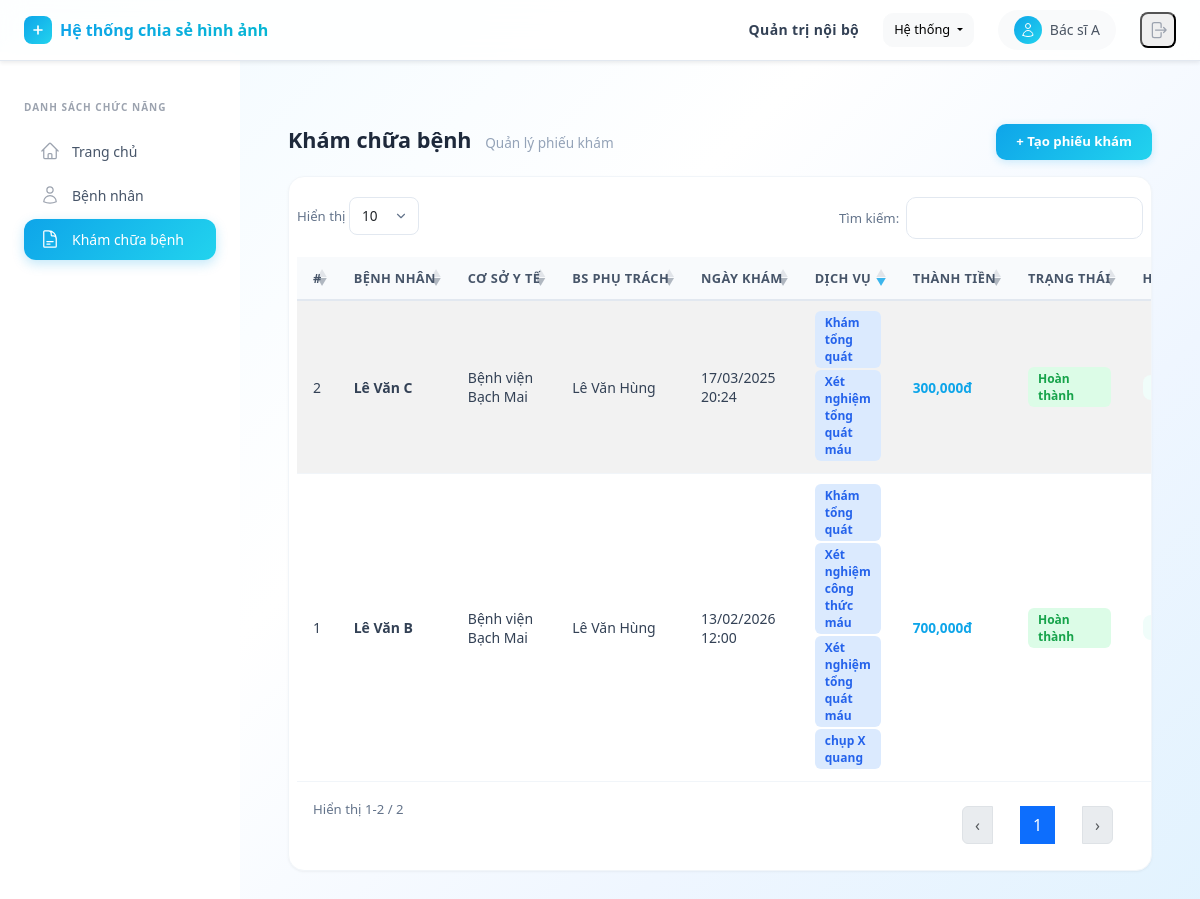
The app's page /examinations/ (signed in) with its own data.
### api/models.py (models this page shows, shortened)
class User(AbstractUser):
    code = models.CharField(max_length=50, unique=True)
    facility = models.ForeignKey(MedicalFacility, on_delete=models.CASCADE, related_name="users", null=True, blank=True)
    name = models.CharField(max_length=255)
    role = models.ForeignKey(Role, on_delete=models.SET_NULL, null=True, blank=True, related_name='users')
    patient = models.OneToOneField('Patient', on_delete=models.SET_NULL, null=True, blank=True, related_name='user')
    created_at = models.DateTimeField(auto_now_add=True)
    updated_at = models.DateTimeField(auto_now=True)
    @property
    def role_code(self):
        return self.role.code if self.role else None
    def has_perm_code(self, perm_code):
        if self.role:
            return self.role.permissions.filter(code=perm_code).exists()
        return False

class MedicalExamination(models.Model):
    STATUS_CHOICES = [
        ('awaiting_payment', 'Chờ thanh toán'),
        ('pending', 'Chờ khám'),
        ('in_progress', 'Đang khám'),
        ('completed', 'Hoàn thành'),
        ('cancelled', 'Đã hủy'),
    ]
    patient = models.ForeignKey('Patient', on_delete=models.CASCADE, related_name='examinations')
    facility = models.ForeignKey('MedicalFacility', on_delete=models.CASCADE, related_name='examinations')
    doctor = models.ForeignKey('User', on_delete=models.SET_NULL, null=True, blank=True, related_name='examinations')
    examination_date = models.DateTimeField()
    status = models.CharField(max_length=20, choices=STATUS_CHOICES, default='awaiting_payment')
    overall_result = models.TextField(blank=True, null=True)
    notes = models.TextField(blank=True, null=True)
    created_at = models.DateTimeField(auto_now_add=True)
    updated_at = models.DateTimeField(auto_now=True)

class Patient(models.Model):
    IDENTIFIER_CHOICES = [
        ('insurance', 'Số BHYT'),
        ('national_id', 'CMND/CCCD'),
        ('phone', 'Số điện thoại'),
    ]
    identifier_type = models.CharField(max_length=20, choices=IDENTIFIER_CHOICES)
    identifier = models.CharField(max_length=100, unique=True)
    name = models.CharField(max_length=255)
    contact_info = models.TextField(blank=True, null=True)
    gender = models.CharField(max_length=10, choices=[('male', 'Male'), ('female', 'Female'), ('other', 'Other')])
    created_by_facility = models.ForeignKey(MedicalFacility, on_delete=models.SET_NULL, null=True, related_name="patients")
    activity_history = models.JSONField(default=list, blank=True)

class MedicalFacility(models.Model):
    STATUS_CHOICES = [
        ('active', 'Đang hoạt động'),
        ('paused', 'Tạm dừng'),
        ('holiday', 'Nghỉ lễ'),
        ('maintenance', 'Bảo trì'),
        ('closed', 'Ngừng hoạt động'),
    ]
    code = models.CharField(max_length=50, unique=True)
    name = models.CharField(max_length=255)
    address = models.TextField()
    status = models.CharField(max_length=20, choices=STATUS_CHOICES, default='active')
    services = models.ManyToManyField(Service, blank=True, related_name='facilities')

class ExaminationService(models.Model):
    STATUS_CHOICES = [
        ('pending', 'Chờ thực hiện'),
        ('in_progress', 'Đang thực hiện'),
        ('completed', 'Hoàn thành'),
    ]
    examination = models.ForeignKey(MedicalExamination, on_delete=models.CASCADE, related_name='examination_services')
    service = models.ForeignKey('Service', on_delete=models.CASCADE, related_name='examination_services')
    assigned_doctor = models.ForeignKey('User', on_delete=models.SET_NULL, null=True, blank=True, related_name='assigned_examination_services')
    service_time = models.DateTimeField(null=True, blank=True)
    room = models.CharField(max_length=50, blank=True, null=True)
    price = models.DecimalField(max_digits=12, decimal_places=0, default=0)
    result = models.TextField(blank=True, null=True)
    status = models.CharField(max_length=20, choices=STATUS_CHOICES, default='pending')
    notes = models.TextField(blank=True, null=True)

class Service(models.Model):
    SERVICE_TYPE_CHOICES = [
        ('kham_benh', 'Khám bệnh'),
        ('xet_nghiem', 'Xét nghiệm'),
        ('chan_doan_hinh_anh', 'Chẩn đoán hình ảnh'),
        ('phau_thuat', 'Phẫu thuật'),
        ('noi_khoa', 'Nội khoa'),
        ('ngoai_khoa', 'Ngoại khoa'),
        ('san_phu_khoa', 'Sản phụ khoa'),
        ('nhi_khoa', 'Nhi khoa'),
        ('rang_ham_mat', 'Răng hàm mặt'),
        ('mat', 'Mắt'),
        ('tai_mui_hong', 'Tai mũi họng'),
        ('phuc_hoi_chuc_nang', 'Phục hồi chức năng'),
        ('khac', 'Khác'),
    ]
    code = models.CharField(max_length=50, unique=True)
    name = models.CharField(max_length=255)
    service_type = models.CharField(max_length=50, choices=SERVICE_TYPE_CHOICES, default='khac')
    price = models.DecimalField(max_digits=12, decimal_places=0, default=0)
    description = models.TextField(blank=True, null=True)

### api/views.py (the view)
# urls.py: path('examinations/', examination_list, name='examination_list'),
@permission_required('examination.view')
def examination_list(request):
    examinations = accessible_examinations_for(request.user, MedicalExamination.objects.select_related(
        'patient', 'facility', 'doctor'
    )).prefetch_related('examination_services__service').annotate(
        total_price=Sum('examination_services__price')
    ).order_by('-examination_date')
    if request.user.role_code == 'doctor':
        examinations = examinations.annotate(
            has_pending_consult=Exists(pending_consult_filter_for(request.user))
        )
    patients = Patient.objects.all()
    facilities = MedicalFacility.objects.prefetch_related('services').filter(status='active')
    if request.user.role_code == 'doctor':
        accessible_facility_ids = accessible_examinations_for(request.user).values_list('facility_id', flat=True)
        facility_filter = Q(pk__in=accessible_facility_ids)
        if request.user.facility_id:
            facility_filter |= Q(pk=request.user.facility_id)
        facilities = facilities.filter(facility_filter).distinct()
    doctors = User.objects.filter(role__code='doctor')
    return render(request, 'examination_list.html', {
        'examinations': examinations,
        'patients': patients,
        'facilities': facilities,
        'doctors': doctors,
        'status_choices': MedicalExamination.STATUS_CHOICES,
        'tab': 'examinations',
    })

### api/templates/examination_list.html (shortened to what this page needs)
{% extends "base.html" %}
{% load humanize %}
{% block content %}
<div class="table-toolbar">
    <h3 class="page-title">Khám chữa bệnh <small>Quản lý phiếu khám</small></h3>
    <button class="btn-add" data-bs-toggle="modal" data-bs-target="#examModal" onclick="openCreateExam()">+ Tạo phiếu khám</button>
</div>
<div class="table-card">
    <table id="examTable" class="table table-striped" style="width:100%">
        <thead>
            <tr>
                <th>#</th>
                <th>Bệnh nhân</th>
                <th>Cơ sở y tế</th>
                <th>BS phụ trách</th>
                <th>Ngày khám</th>
                <th>Dịch vụ</th>
                <th>Thành tiền</th>
                <th>Trạng thái</th>
                <th>Hành động</th>
            </tr>
        </thead>
        <tbody>
            {% for exam in examinations %}
            <tr>
                <td>{{ forloop.counter }}</td>
                <td><strong>{{ exam.patient.name }}</strong></td>
                <td>{{ exam.facility.name }}</td>
                <td>{{ exam.doctor.name|default:"—" }}</td>
                <td>{{ exam.examination_date|date:"d/m/Y H:i" }}</td>
                <td>
                    {% for es in exam.examination_services.all %}
                        <span class="badge-role badge-role-doctor" style="margin-bottom:2px;">{{ es.service.name }}</span>
                    {% empty %}
                        <span style="color:#94a3b8; font-size:0.8rem;">—</span>
                    {% endfor %}
                </td>
                <td>
                    {% if exam.total_price %}
                        <a href="javascript:void(0)" onclick="showPriceDetail({{ exam.id }})" style="color:#0ea5e9; font-weight:600; font-size:0.85rem; text-decoration:none;">
                            {{ exam.total_price|floatformat:0|intcomma }}đ
                        </a>
                    {% else %}
                        <span style="color:#94a3b8; font-size:0.8rem;">0đ</span>
                    {% endif %}
                </td>
                <td>
                    {% if exam.has_pending_consult %}
                        <span class="badge-role" style="background:#fef3c7; color:#d97706;">Chờ hội chẩn</span>
                    {% elif exam.status == 'awaiting_payment' %}
                        <span class="badge-role" style="background:#f3e8ff; color:#9333ea;">Chờ thanh toán</span>
                    {% elif exam.status == 'pending' %}
                        <span class="badge-role" style="background:#fef3c7; color:#d97706;">Chờ khám</span>
                    {% elif exam.status == 'in_progress' %}
                        <span class="badge-role" style="background:#dbeafe; color:#2563eb;">Đang khám</span>
                    {% elif exam.status == 'completed' %}
                        <span class="badge-role" style="background:#dcfce7; color:#16a34a;">Hoàn thành</span>
                    {% elif exam.status == 'cancelled' %}
                        <span class="badge-role" style="background:#fee2e2; color:#dc2626;">Đã hủy</span>
                    {% endif %}
                </td>
                <td style="white-space:nowrap;">
                    {% if exam.status != 'awaiting_payment' and exam.status != 'cancelled' %}
                        <a href="/examinations/{{ exam.id }}/" class="btn-action btn-action-info">Kết quả khám</a>
                    {% endif %}
                </td>
            </tr>
            {% endfor %}
        </tbody>
    </table>
</div>
<link rel="stylesheet" href="https://cdn.datatables.net/1.13.6/css/dataTables.bootstrap5.min.css">
<link rel="stylesheet" href="https://cdn.jsdelivr.net/npm/select2@4.1.0-rc.0/dist/css/select2.min.css">
<link rel="stylesheet" href="https://cdn.jsdelivr.net/npm/select2-bootstrap-5-theme@1.3.0/dist/select2-bootstrap-5-theme.min.css">
{% endblock %}

### api/templates/base.html (shortened to what this page needs)
﻿<!DOCTYPE html>
<html lang="vi">
<head>
    <script src="https://cdn.tailwindcss.com"></script>
    <link rel="stylesheet" href="https://cdn.jsdelivr.net/npm/bootstrap@5.3.0/dist/css/bootstrap.min.css">
</head>
<body class="min-h-screen" style="margin:0; background: linear-gradient(135deg, #f0f9ff 0%, #ffffff 40%, #eff6ff 70%, #e0f2fe 100%); background-attachment: fixed;">
    <nav class="top-navbar fixed top-0 left-0 right-0 z-50 flex items-center justify-between px-6 py-2.5 shadow-sm">
        <div class="flex items-center gap-3">
            <a href="{% url 'dashboard' %}" class="flex items-center gap-2" style="text-decoration:none;">
                <div class="bg-gradient-to-br from-primary to-cyan-400 rounded-lg p-1.5">
                    <svg class="w-4 h-4 text-white" fill="none" viewBox="0 0 24 24" stroke="currentColor">
                        <path stroke-linecap="round" stroke-linejoin="round" stroke-width="2.5" d="M12 6v6m0 0v6m0-6h6m-6 0H6"/>
                    </svg>
                </div>
                <span class="text-base font-bold bg-gradient-to-r from-primary to-cyan-500 bg-clip-text" style="color:transparent; -webkit-background-clip:text;">Hệ thống chia sẻ hình ảnh</span>
            </a>
        </div>
        <div class="flex items-center gap-4">
            <span class="hidden sm:block text-sm font-semibold text-slate-700 tracking-wide">Quản trị nội bộ</span>
            {% if user.is_authenticated %}
            <div class="dropdown">
                <button class="btn btn-light dropdown-toggle" type="button" data-bs-toggle="dropdown" aria-expanded="false" style="border-radius:10px; font-size:0.8rem; padding:6px 10px;">
                    Hệ thống
                </button>
            </div>
            {% endif %}
            <div class="flex items-center gap-2 bg-gray-50 rounded-full px-3 py-1.5">
                <div class="w-7 h-7 rounded-full bg-gradient-to-br from-primary to-cyan-400 flex items-center justify-center">
                    <svg class="w-4 h-4 text-white" fill="none" viewBox="0 0 24 24" stroke="currentColor">
                        <path stroke-linecap="round" stroke-linejoin="round" stroke-width="1.5" d="M15.75 6a3.75 3.75 0 11-7.5 0 3.75 3.75 0 017.5 0zM4.501 20.118a7.5 7.5 0 0114.998 0A17.933 17.933 0 0112 21.75c-2.676 0-5.216-.584-7.499-1.632z"/>
                    </svg>
                </div>
                <span class="text-sm font-medium text-gray-600">{{ user.name|default:user.username }}</span>
            </div>
            <form action="{% url 'logout' %}" method="post" class="m-0">
                <button type="submit" class="p-1.5 rounded-lg hover:bg-red-50 text-gray-400 hover:text-red-500 transition" title="Đăng xuất">
                    <svg class="w-5 h-5" fill="none" viewBox="0 0 24 24" stroke="currentColor">
                        <path stroke-linecap="round" stroke-linejoin="round" stroke-width="1.5" d="M15.75 9V5.25A2.25 2.25 0 0013.5 3h-6a2.25 2.25 0 00-2.25 2.25v13.5A2.25 2.25 0 007.5 21h6a2.25 2.25 0 002.25-2.25V15m3 0l3-3m0 0l-3-3m3 3H9"/>
                    </svg>
                </button>
            </form>
        </div>
    </nav>
    <aside id="sidebar" class="sidebar fixed top-[52px] left-0 bottom-0 w-60 bg-white border-r border-gray-100 z-40 transform -translate-x-full lg:translate-x-0 transition-transform duration-200 overflow-y-auto">
        <div class="px-4 pt-5 pb-3">
            <p class="text-[10px] font-semibold text-gray-400 uppercase tracking-widest mb-3">Danh sách chức năng</p>
            <nav class="flex flex-col gap-1">
                {% if user.is_authenticated and user.role_code == "doctor" %}
                <a href="{% url 'dashboard' %}" class="nav-item-link {% if tab == 'home' %}active{% endif %}">
                    Trang chủ
                </a>
                <a href="{% url 'patient_list' %}" class="nav-item-link {% if tab == 'patients' %}active{% endif %}">
                    <svg class="w-5 h-5 text-gray-400" fill="none" viewBox="0 0 24 24" stroke="currentColor"><path stroke-linecap="round" stroke-linejoin="round" stroke-width="1.5" d="M15.75 6a3.75 3.75 0 11-7.5 0 3.75 3.75 0 017.5 0zM4.501 20.118a7.5 7.5 0 0114.998 0A17.933 17.933 0 0112 21.75c-2.676 0-5.216-.584-7.499-1.632z"/></svg>
                    Bệnh nhân
                </a>
                <a href="{% url 'examination_list' %}" class="nav-item-link {% if tab == 'examinations' %}active{% endif %}">
                    Khám chữa bệnh
                </a>
                {% endif %}
            </nav>
        </div>
    </aside>
    <main class="lg:ml-60 pt-[52px] min-h-screen">
        <div class="p-5">
            {% block content %}{% endblock %}
        </div>
    </main>
</body>
</html>

### records on screen
User: name "Bác sĩ A"
MedicalExamination: patient.name "Lê Văn B", facility.name "Bệnh viện Bạch Mai", doctor.name "Lê Văn Hùng", examination_date "13/02/2026 12:00", total_price "700,000", status "Hoàn thành"
ExaminationService: service.name "Khám tổng quát"
ExaminationService: service.name "Xét nghiệm công thức máu"
ExaminationService: service.name "Xét nghiệm tổng quát máu"
ExaminationService: service.name "chụp X quang"
MedicalExamination: patient.name "Lê Văn C", facility.name "Bệnh viện Bạch Mai", doctor.name "Lê Văn Hùng", examination_date "17/03/2025 20:24", total_price "300,000", status "Hoàn thành"
ExaminationService: service.name "Khám tổng quát"
ExaminationService: service.name "Xét nghiệm tổng quát máu"
